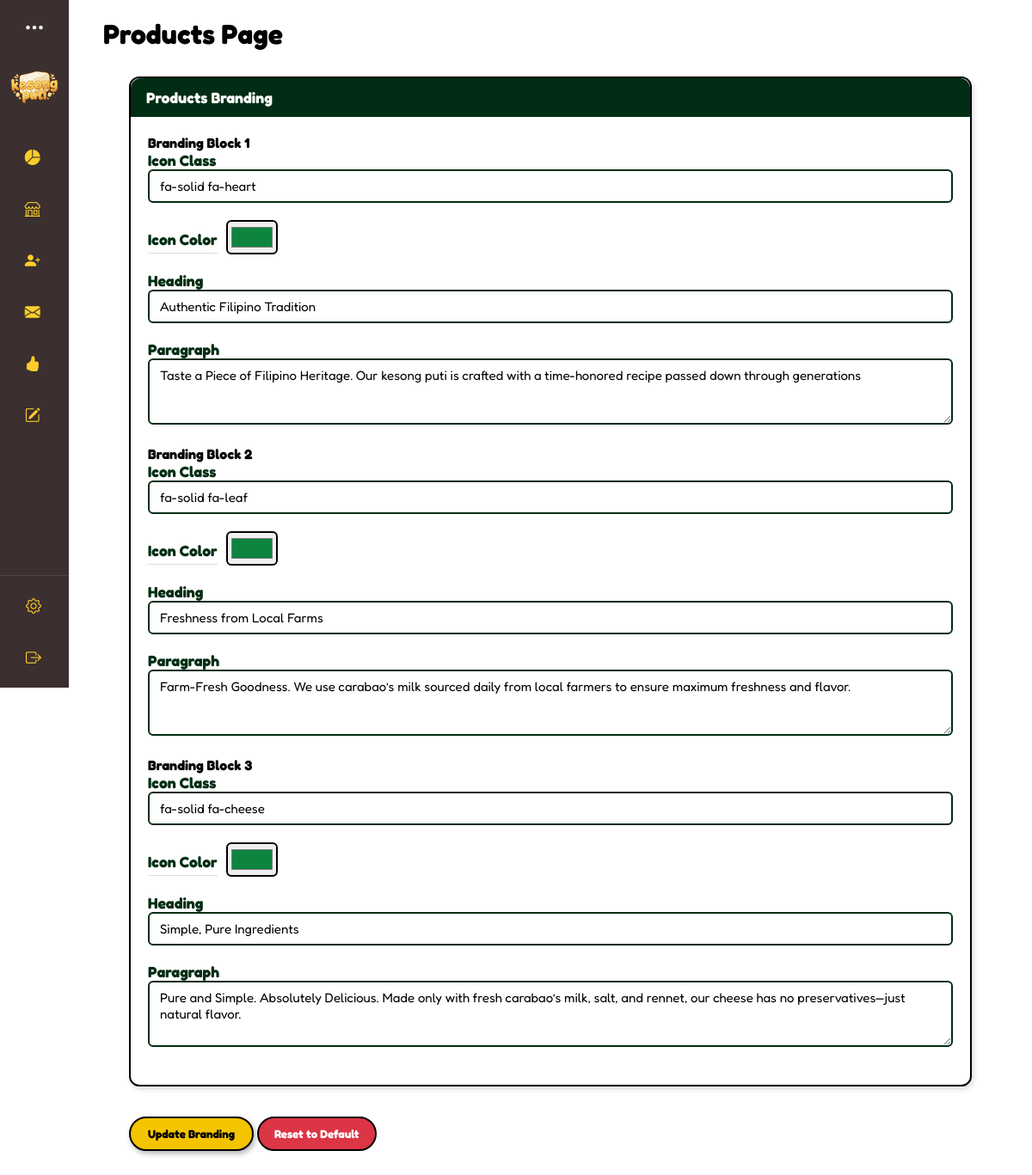
/interfaces/superadmin/products-cms.php (signed in), run on the app's committed database.
### tables this page shows
CREATE TABLE `branding_sections_products` (
  `id` int(11) NOT NULL,
  `icon_class` varchar(100) NOT NULL,
  `icon_color` varchar(20) DEFAULT '#000000',
  `heading` varchar(255) NOT NULL,
  `paragraph` text NOT NULL,
  `position` int(11) NOT NULL
);

### interfaces/superadmin/products-cms.php (the view, shortened to what this page needs)
<?php
require '../../connection.php';
include ('../../includes/superadmin-dashboard.php');
?>
<!DOCTYPE html>
<html lang="en">
<head>
<link rel="stylesheet" href="https://cdn.jsdelivr.net/npm/bootstrap-icons/font/bootstrap-icons.css">
<link rel="stylesheet" href="../../css/admin.css"/>
</head>
<body>
<div class="products-cms-container" id="products-cms-content">
<h1>Products Page</h1>
<form method="POST" class="products-cms-form">
        <div class="settings-card products-cms">
            <div class="products-header">Products Branding</div>
            <div class="section-content">
    <?php
    $result = mysqli_query($connection, "SELECT * FROM branding_sections_products ORDER BY position ASC");
    while($row = mysqli_fetch_assoc($result)): ?>
      <div class="col-lg-4 mb-3 border p-3">
        <h4>Branding Block <?= $row['position'] ?></h4>
        <label>Icon Class</label>
        <input type="text" name="branding[<?= $row['id'] ?>][icon_class]"
               value="<?= htmlspecialchars($row['icon_class']) ?>" class="form-control">
<div class="color-picker-group">
  <label>Icon Color</label>
  <input type="color"
         name="branding[<?= $row['id'] ?>][icon_color]"
         value="<?= htmlspecialchars($row['icon_color']) ?>"
         class="form-control-color">
</div>
        <label>Heading</label>
        <input type="text" name="branding[<?= $row['id'] ?>][heading]"
               value="<?= htmlspecialchars($row['heading']) ?>" class="form-control">
        <label>Paragraph</label>
        <textarea name="branding[<?= $row['id'] ?>][paragraph]"
                  class="form-control" rows="3"><?= htmlspecialchars($row['paragraph']) ?></textarea>
      </div>
    <?php endwhile; ?>
  </div>
  </div>
  <button type="submit" name="update_branding" class="update_products_btn">Update Branding</button>
<button type="submit" name="reset_branding" class="reset_products_btn">Reset to Default</button>
</form>
</div>
</body>
</html>

### css/admin.css (style rules this page uses)
* { box-sizing: border-box; margin: 0; padding: 0; font-family: 'Fredoka', sans-serif; }
body { display: flex; align-items: start; justify-content: flex-start; margin: 0; padding: 0; }
.settings-card.home h5, label { font-size: 1.1rem; font-weight: bold; color: #064420; margin: 5px 0 25px; border-bottom: 1px solid #ddd; padding-bottom: 5px; }
.section-content { padding: 20px; }
.settings-card.about h5, label { font-size: 1.1rem; font-weight: bold; color: #064420; margin: 5px 0 25px; border-bottom: 1px solid #ddd; padding-bottom: 5px; }
.products-cms-container { max-width: 100% !important; width: 95%; margin: 0 auto; padding: 20px 40px; }
.products-cms-form { width: 100%; margin: 0 auto; padding: 30px; }
.settings-card.products-cms { border: 2px solid #000; border-radius: 12px; background-color: #fff; margin: 0 auto 25px; box-shadow: 2px 3px 6px rgba(0,0,0,0.15); transition: 0.3s; width: 100%; }
.settings-card.products-cms .products-header { background-color: #002d13; color: #fff; font-weight: bold; font-size: 1.1rem; padding: 12px 18px; border-top-left-radius: 12px; border-top-right-radius: 12px; }
.settings-card.products-cms h2, .settings-card.products-cms label { font-size: 1.1rem; font-weight: bold; color: #002d13; margin: 5px 0 15px; border-bottom: 1px solid #ddd; padding-bottom: 5px; }
.settings-card.products-cms .form-select, .settings-card.products-cms .form-control, .settings-card.products-cms .form-control-color { border: 2px solid #002d13; border-radius: 6px; font-size: 15px; padding: 8px 12px; width: 100%; margin-bottom: 20px; }
.settings-card.products-cms .form-control-color { border: 2px solid #000; border-radius: 6px; height: 40px; width: 60px; padding: 2px; cursor: pointer; margin-bottom: 20px; display: inline-block; }
.color-picker-group { display: flex; align-items: center; gap: 10px; }
.update_products_btn { background-color: #f4c400; border: 2px solid #000; color: #000; font-weight: bold; padding: 10px 20px; border-radius: 25px; box-shadow: 2px 3px 6px rgba(0,0,0,0.3); transition: 0.3s; margin-top: 10px; }
.reset_products_btn { background: #dc3545; color: #fff; padding: 10px 18px; border: 2px solid #000; border-radius: 25px; cursor: pointer; font-weight: bold; transition: 0.3s; }

### css/colors.css (style rules this page uses)
:root { --bg-white: #FFFCF6; --bg-beige: #FFFBE6; --bg-cocoa: #3B2F2F; --bg-green: #347928; --bg-mint: #C0EBA6; --bg-yellow: #FCCD2A; --green: #347928; --black: #0D0E0E; --white: #FFFCF6; --yellow: #FCCD2A; --beige: #FFFBE6; --mint: #C0EBA6; --brown: #5E503F; --gray: #404040; --cocoa: #3B2F2F; --btn-yellow: #FCCD2A; --btn-green: #347928; --btn-red: #A7C957; }

### data on the page
branding_sections_products: position "1", icon_class "fa-solid fa-heart", icon_color "#0d8540", heading "Authentic Filipino Tradition", id+paragraph "Taste a Piece of Filipino Heritage. Our kesong puti is crafted with a time-honored recipe passed down through generations"
branding_sections_products: position "2", icon_class "fa-solid fa-leaf", icon_color "#0d8540", heading "Freshness from Local Farms", id+paragraph "Farm-Fresh Goodness. We use carabao’s milk sourced daily from local farmers to ensure maximum freshness and flavor."
branding_sections_products: position "3", icon_class "fa-solid fa-cheese", icon_color "#0d8540", heading "Simple, Pure Ingredients", id+paragraph "Pure and Simple. Absolutely Delicious. Made only with fresh carabao’s milk, salt, and rennet, our cheese has no preservatives—just natural flavor."
